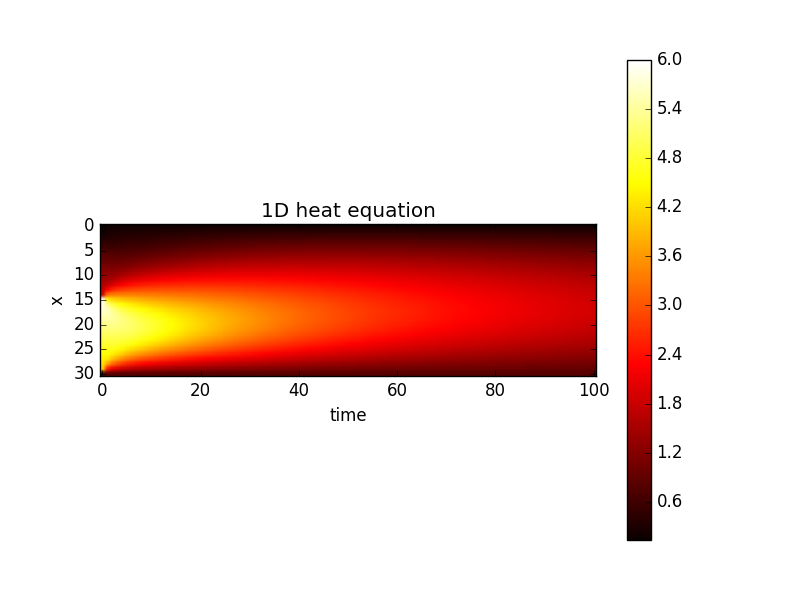

Source code (Python):
#!/usr/bin/python3

# 1D heat/diffusion equation

import math
import numpy as np
import matplotlib.pyplot as plt


D, Nx, Nt, L, T = 1.0, 30, 300, 1.0, 0.1

t = np.linspace(0, T, num=Nt+1, dtype=float)
x = np.linspace(0, L, num=Nx+1, dtype=float)
dx = x[1] - x[0]
dt = t[1] - t[0]
r = D*dt / (dx*dx)
print ( "r = {}".format(r) )
assert r < 0.5


u = np.empty( (Nx+1,Nt+1), dtype=float )  # macierz na wszystkie wyniki

# initial condition, t=0
u[:,0] = np.where(x < 0.5, 4*x, 4*(2-x))


# boundary condition, x=0 and x=L=1
u[0,:] = 0.2   # cold end
u[Nx,:] = 0.8   # hot end

# iteration/solution the linear algebraic equations
for j in range(Nt):
    u[1:-1,j+1] = r*u[:-2,j] + (1-2*r)*u[1:-1,j] + r*u[2:,j]

# visualization
print ( u )
plt.title("1D heat equation")
plt.xlabel("time") # odwrotnie!
plt.ylabel("x")

plt.imshow(u[:,::3], cmap='hot', interpolation='hamming')


plt.colorbar()
plt.show()

# EOF
